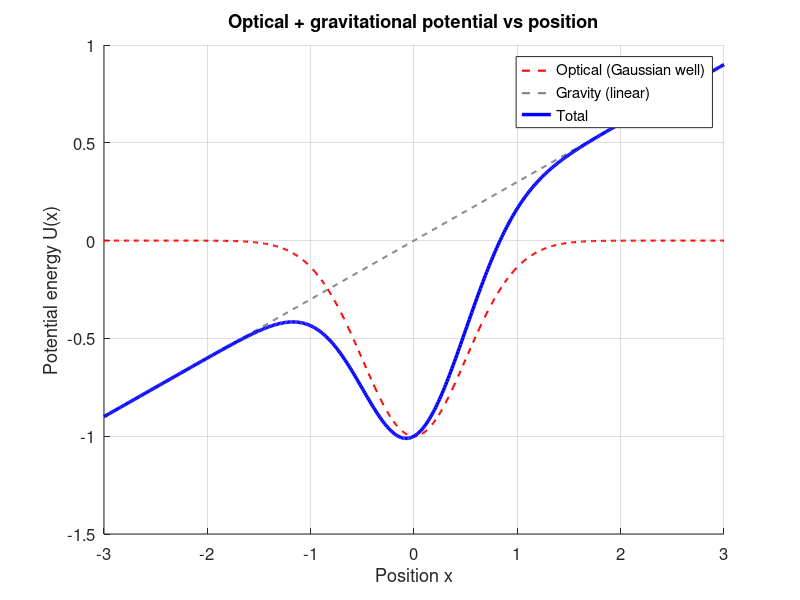

Write the MATLAB code that produced this figure.
%% plotOpticalPlusGravity.m
% Illustrative shape only (not fit to any data): Gaussian optical dipole
% trap potential plus a linear gravitational potential, shown both
% separately and summed, vs position.

clear; clc;
scriptDir = fileparts(mfilename('fullpath'));
addpath(scriptDir);

U0 = 1;      % normalized optical trap depth
w0 = 1;      % normalized beam waist
mg = 0.3;    % normalized gravitational "weight" (slope of m*g*x)

x = linspace(-3*w0, 3*w0, 500)';
U_optical = -U0 * exp(-2*x.^2/w0^2);
U_gravity = mg * x;
U_total = U_optical + U_gravity;

figure('Color','w','Name','Optical + gravity potential shape');
hold on; grid on;
plot(x, U_optical, 'r--', 'LineWidth', 1.5, 'DisplayName', 'Optical (Gaussian well)');
plot(x, U_gravity, 'Color', [0.5 0.5 0.5], 'LineStyle', '--', 'LineWidth', 1.5, 'DisplayName', 'Gravity (linear)');
plot(x, U_total, 'b-', 'LineWidth', 2.5, 'DisplayName', 'Total');
xlabel('Position x');
ylabel('Potential energy U(x)');
title('Optical + gravitational potential vs position');
legend('Location','best');
set(gca, 'FontSize', 12);

exportgraphics(gcf, fullfile(scriptDir, 'OpticalPlusGravityShape.png'));
fprintf('Saved plot to OpticalPlusGravityShape.png\n');
